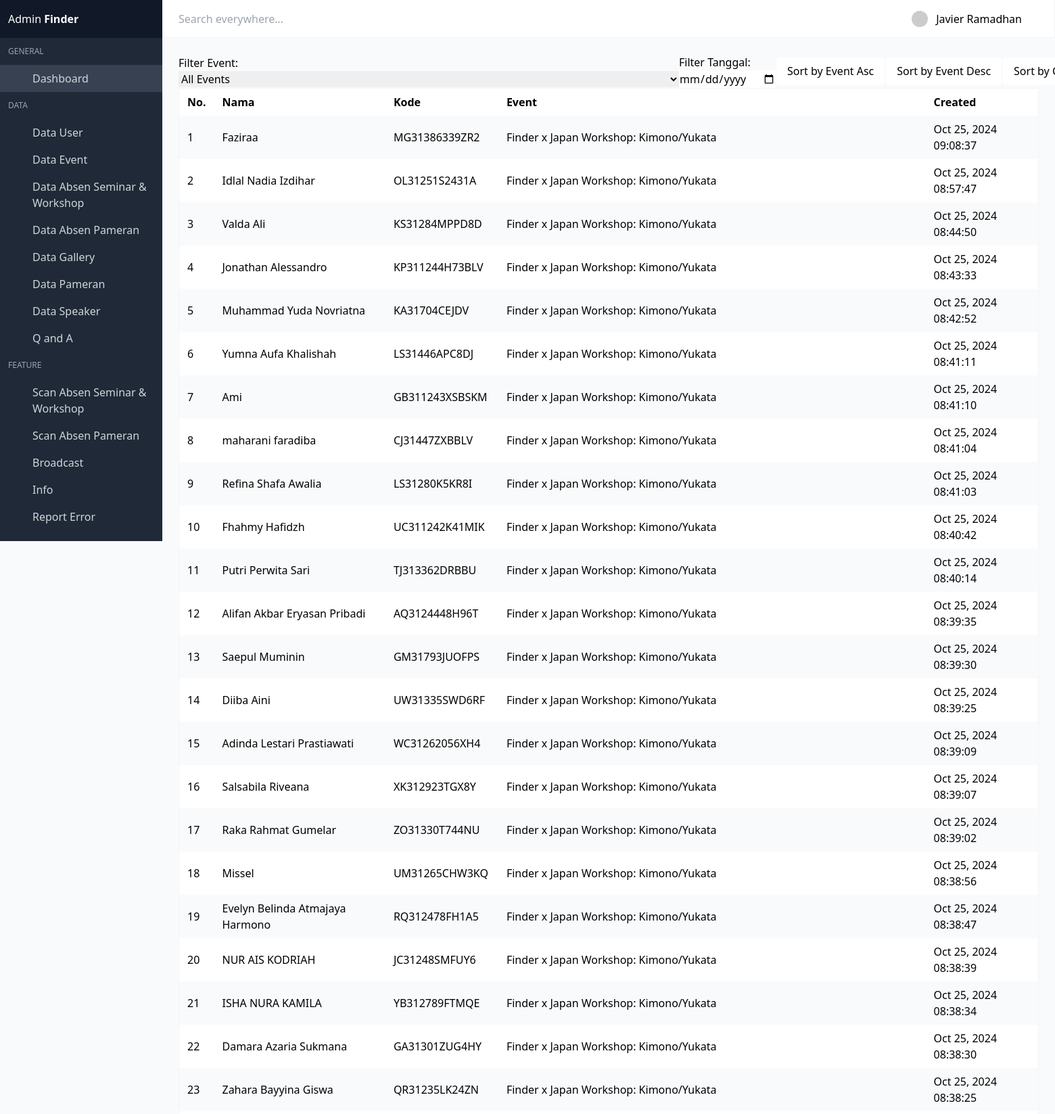
/admin-one/dist/dataabsen.php (signed in, upper part), run on the app's committed database.
### tables this page shows
CREATE TABLE `absen` (
  `id_absen` int(11) NOT NULL,
  `kode_absen` varchar(225) NOT NULL,
  `created_absen` timestamp NOT NULL DEFAULT current_timestamp() ON UPDATE current_timestamp()
);

CREATE TABLE `user` (
  `id_user` int(11) NOT NULL,
  `nama` varchar(255) NOT NULL,
  `tgl_lahir` date NOT NULL,
  `no_hp` varchar(15) NOT NULL,
  `instansi` varchar(255) NOT NULL,
  `email` varchar(255) NOT NULL,
  `password` varchar(255) NOT NULL,
  `created` timestamp NOT NULL DEFAULT current_timestamp(),
  `kode_account` varchar(11) NOT NULL
);

CREATE TABLE `tiket` (
  `id_tiket` int(11) NOT NULL,
  `id_user` int(11) NOT NULL,
  `id_event` int(11) NOT NULL,
  `tiket_code` varchar(255) NOT NULL,
  `created_tiket` timestamp NOT NULL DEFAULT current_timestamp()
);

CREATE TABLE `event` (
  `id_event` int(11) NOT NULL,
  `judul_event` varchar(255) NOT NULL,
  `speakers_event` text NOT NULL,
  `jadwal_event` date NOT NULL,
  `waktu_event` varchar(225) NOT NULL,
  `lokasi_event` text NOT NULL,
  `thumbnail_event` text NOT NULL,
  `deskripsi_event` text NOT NULL,
  `tiket_event` int(11) NOT NULL,
  `kuota` int(11) DEFAULT NULL,
  `created_event` timestamp NOT NULL DEFAULT current_timestamp(),
  `link_grup` varchar(255) DEFAULT NULL,
  `event_status` tinyint(1) DEFAULT 1,
  `show_event` tinyint(1) DEFAULT 1,
  `urutan_show` int(11) DEFAULT NULL
);

### admin-one/dist/dataabsen.php (the view, shortened to what this page needs)
<!DOCTYPE html>
<html lang="en" class="">
<head>
  <link rel="stylesheet" href="css/main.css?v=1628755089081">
</head>
<body>
  <div id="app">
    <?php include 'navbar.php'; ?>
    <section class="section main-section">
      <div class="flex items-center mb-4">
        <form action="" method="GET" class="mr-4">
          <label for="event_filter" class="mr-2">Filter Event:</label>
          <select name="event_filter" id="event_filter" onchange="this.form.submit()">
            <option value="">All Events</option>
          </select>
        </form>
        <form action="" method="GET" class="mr-4">
          <label for="date_filter" class="mr-2">Filter Tanggal:</label>
          <input type="date" name="date_filter" id="date_filter" value="<?php echo $_GET['date_filter'] ?? ''; ?>"
            onchange="this.form.submit()">
        </form>
        <a href="?sort=event_asc" class="button ml-auto">Sort by Event Asc</a>
        <a href="?sort=event_desc" class="button ml-2">Sort by Event Desc</a>
        <a href="?sort=created_asc" class="button ml-2">Sort by Created Asc</a>
      </div>
      <div class="card has-table">
        <div class="card-content">
          <?php
          $per_page = isset($_GET['per_page']) ? $_GET['per_page'] : 50;
          $current_page = isset($_GET['page']) ? $_GET['page'] : 1;
          require_once "koneksi.php";
          $koneksi = mysqli_connect($host, $username, $password, $database);
          $query = "SELECT absen.id_absen, tiket.tiket_code, event.judul_event, absen.created_absen, user.nama
                FROM absen
                INNER JOIN tiket ON absen.kode_absen = tiket.tiket_code
                INNER JOIN event ON tiket.id_event = event.id_event
                INNER JOIN user ON tiket.id_user = user.id_user";
          $sort = isset($_GET['sort']) ? $_GET['sort'] : 'created_desc';
          switch ($sort) {
            case 'created_desc':
            default:
              $query .= " ORDER BY absen.created_absen DESC";
              break;
          }
          $offset = ($current_page - 1) * $per_page;
          $query .= " LIMIT ?, ?";
          $stmt = mysqli_prepare($koneksi, $query);
          if (!empty($_GET['event_filter'])) {
            mysqli_stmt_bind_param($stmt, "sii", $_GET['event_filter'], $offset, $per_page);
          } elseif (!empty($_GET['date_filter'])) {
            mysqli_stmt_bind_param($stmt, "sii", $date_filter, $offset, $per_page);
          } else {
            mysqli_stmt_bind_param($stmt, "ii", $offset, $per_page);
          }
          mysqli_stmt_execute($stmt);
          $result = mysqli_stmt_get_result($stmt);
          if (mysqli_num_rows($result) > 0) {
            echo '<table class="min-w-full">';
            echo '<thead>';
            echo '<tr>';
            echo '<th class="text-left">No.</th>';
            echo '<th class="text-left">Nama</th>';
            echo '<th class="text-left">Kode</th>';
            echo '<th class="text-left">Event</th>';
            echo '<th class="text-left">Created</th>';
            echo '</tr>';
            echo '</thead>';
            echo '<tbody>';
            $index = $offset + 1;
            while ($row = mysqli_fetch_assoc($result)) {
              echo '<tr>';
              echo '<td>' . $index . '</td>';
              echo '<td>' . $row['nama'] . '</td>';
              echo '<td>' . $row['tiket_code'] . '</td>';
              echo '<td>' . $row['judul_event'] . '</td>';
              echo '<td>' . date('M d, Y H:i:s', strtotime($row['created_absen'])) . '</td>';
              echo '</tr>';
              $index++;
            }
            echo '</tbody>';
            echo '</table>';
          }
          ?>
        </div>
      </div>
    </section>
  </div>
  <link rel="stylesheet" href="https://cdn.materialdesignicons.com/4.9.95/css/materialdesignicons.min.css">
</body>
</html>

### admin-one/dist/navbar.php (shortened to what this page needs)
<nav id="navbar-main" class="navbar is-fixed-top">
    <div class="navbar-brand">
      <div class="navbar-item">
        <div class="control"><input placeholder="Search everywhere..." class="input"></div>
      </div>
    </div>
    <div class="navbar-menu" id="navbar-menu">
      <div class="navbar-end">
        <div class="navbar-item dropdown has-divider has-user-avatar">
          <a class="navbar-link">
            <div class="user-avatar">
              <img src="https://avatars.dicebear.com/v2/initials/john-doe.svg" alt="John Doe" class="rounded-full">
            </div>
            <div class="is-user-name"><span><?php echo $_SESSION['admin_name']; ?></span></div>
            <span class="icon"><i class="mdi mdi-chevron-down"></i></span>
          </a>
        </div>
      </div>
    </div>
  </nav>
  <aside class="aside is-placed-left is-expanded">
    <div class="aside-tools">
      <div>
        Admin <b class="font-black">Finder</b>
      </div>
    </div>
    <div class="menu is-menu-main">
      <p class="menu-label">General</p>
      <ul class="menu-list">
        <li class="active">
          <a href="index.php">
            <span class="icon"><i class="mdi mdi-desktop-mac"></i></span>
            <span class="menu-item-label">Dashboard</span>
          </a>
        </li>
      </ul>
      <p class="menu-label">Data</p>
      <ul class="menu-list">
        <li class="--set-active-tables-html">
          <a href="datauser.php">
            <span class="icon"><i class="mdi mdi-account-circle"></i></span>
            <span class="menu-item-label">Data User</span>
          </a>
        </li>
        <li class="--set-active-forms-html">
          <a href="dataevent.php">
            <span class="icon"><i class="mdi mdi-square-edit-outline"></i></span>
            <span class="menu-item-label">Data Event</span>
          </a>
        </li>
        <li class="--set-active-profile-html">
          <a href="dataabsen.php">
            <span class="icon"><i class="mdi mdi-table"></i></span>
            <span class="menu-item-label">Data Absen Seminar & Workshop</span>
          </a>
        </li>
        <li class="--set-active-profile-html">
          <a href="dataabsenpameran.php">
            <span class="icon"><i class="mdi mdi-table"></i></span>
            <span class="menu-item-label">Data Absen Pameran</span>
          </a>
        </li>
        <li class="--set-active-profile-html">
          <a href="datagallery.php">
            <span class="icon"><i class="mdi mdi-image"></i></span>
            <span class="menu-item-label">Data Gallery</span>
          </a>
        </li>
        <li class="--set-active-profile-html">
          <a href="datapameran.php">
            <span class="icon"><i class="mdi mdi-folder"></i></span>
            <span class="menu-item-label">Data Pameran</span>
          </a>
        </li>
        <li class="--set-active-profile-html">
          <a href="speakers.php">
            <span class="icon"><i class="mdi mdi-folder"></i></span>
            <span class="menu-item-label">Data Speaker</span>
          </a>
        </li>
        <li class="--set-active-profile-html">
          <a href="dataqna.php">
            <span class="icon"><i class="mdi mdi-folder"></i></span>
            <span class="menu-item-label">Q and A</span>
          </a>
        </li>
      </ul>
      <p class="menu-label">Feature</p>
      <ul class="menu-list">
        <li>
          <a href="scanabsen.php" class="has-icon">
            <span class="icon"><i class="mdi mdi-credit-card-outline"></i></span>
            <span class="menu-item-label">Scan Absen Seminar & Workshop</span>
          </a>
        </li>
        <li>
          <a href="scanabsenpameran.php" class="has-icon">
            <span class="icon"><i class="mdi mdi-credit-card-outline"></i></span>
            <span class="menu-item-label">Scan Absen Pameran</span>
          </a>
        </li>
        <li>
          <a href="broadcasts.php" class="has-icon">
            <span class="icon"><i class="mdi mdi-square-edit-outline"></i></span>
            <span class="menu-item-label">Broadcast</span>
          </a>
        </li>
        <li>
          <a href="information.php" class="has-icon">
            <span class="icon"><i class="mdi mdi-information"></i></span>
            <span class="menu-item-label">Info</span>
          </a>
        </li>
        <li>
          <a href="https://wa.me/6282385541846?text=Halo!%20Terjadi%20error%20pada%20website%20Finder." class="has-icon" target="_blank">
            <span class="icon"><i class="mdi mdi-whatsapp"></i></span>
            <span class="menu-item-label">Report Error</span>
          </a>
        </li>
      </ul>
    </div>
  </aside>

### data on the page
absen: user.nama "Faziraa", tiket.tiket_code "MG31386339ZR2", event.judul_event "Finder x Japan Workshop: Kimono/Yukata", created_absen "Oct 25, 2024 09:08:37"
absen: user.nama "Idlal Nadia Izdihar", tiket.tiket_code "OL31251S2431A", event.judul_event "Finder x Japan Workshop: Kimono/Yukata", created_absen "Oct 25, 2024 08:57:47"
absen: user.nama "Valda Ali", tiket.tiket_code "KS31284MPPD8D", event.judul_event "Finder x Japan Workshop: Kimono/Yukata", created_absen "Oct 25, 2024 08:44:50"
absen: user.nama "Jonathan Alessandro", tiket.tiket_code "KP311244H73BLV", event.judul_event "Finder x Japan Workshop: Kimono/Yukata", created_absen "Oct 25, 2024 08:43:33"
absen: user.nama "Muhammad Yuda Novriatna", tiket.tiket_code "KA31704CEJDV", event.judul_event "Finder x Japan Workshop: Kimono/Yukata", created_absen "Oct 25, 2024 08:42:52"
absen: user.nama "Yumna Aufa Khalishah", tiket.tiket_code "LS31446APC8DJ", event.judul_event "Finder x Japan Workshop: Kimono/Yukata", created_absen "Oct 25, 2024 08:41:11"
absen: user.nama "Ami", tiket.tiket_code "GB311243XSBSKM", event.judul_event "Finder x Japan Workshop: Kimono/Yukata", created_absen "Oct 25, 2024 08:41:10"
absen: user.nama "maharani faradiba", tiket.tiket_code "CJ31447ZXBBLV", event.judul_event "Finder x Japan Workshop: Kimono/Yukata", created_absen "Oct 25, 2024 08:41:04"
absen: user.nama "Refina Shafa Awalia", tiket.tiket_code "LS31280K5KR8I", event.judul_event "Finder x Japan Workshop: Kimono/Yukata", created_absen "Oct 25, 2024 08:41:03"
absen: user.nama "Fhahmy Hafidzh", tiket.tiket_code "UC311242K41MIK", event.judul_event "Finder x Japan Workshop: Kimono/Yukata", created_absen "Oct 25, 2024 08:40:42"
absen: user.nama "Putri Perwita Sari", tiket.tiket_code "TJ313362DRBBU", event.judul_event "Finder x Japan Workshop: Kimono/Yukata", created_absen "Oct 25, 2024 08:40:14"
absen: user.nama "Alifan Akbar Eryasan Pribadi", tiket.tiket_code "AQ3124448H96T", event.judul_event "Finder x Japan Workshop: Kimono/Yukata", created_absen "Oct 25, 2024 08:39:35"
absen: user.nama "Saepul Muminin", tiket.tiket_code "GM31793JUOFPS", event.judul_event "Finder x Japan Workshop: Kimono/Yukata", created_absen "Oct 25, 2024 08:39:30"
absen: user.nama "Diiba Aini", tiket.tiket_code "UW31335SWD6RF", event.judul_event "Finder x Japan Workshop: Kimono/Yukata", created_absen "Oct 25, 2024 08:39:25"
absen: user.nama "Adinda Lestari Prastiawati", tiket.tiket_code "WC31262056XH4", event.judul_event "Finder x Japan Workshop: Kimono/Yukata", created_absen "Oct 25, 2024 08:39:09"
absen: user.nama "Salsabila Riveana", tiket.tiket_code "XK312923TGX8Y", event.judul_event "Finder x Japan Workshop: Kimono/Yukata", created_absen "Oct 25, 2024 08:39:07"
absen: user.nama "Raka Rahmat Gumelar", tiket.tiket_code "ZO31330T744NU", event.judul_event "Finder x Japan Workshop: Kimono/Yukata", created_absen "Oct 25, 2024 08:39:02"
absen: user.nama "Missel", tiket.tiket_code "UM31265CHW3KQ", event.judul_event "Finder x Japan Workshop: Kimono/Yukata", created_absen "Oct 25, 2024 08:38:56"
absen: user.nama "Evelyn Belinda Atmajaya Harmono", tiket.tiket_code "RQ312478FH1A5", event.judul_event "Finder x Japan Workshop: Kimono/Yukata", created_absen "Oct 25, 2024 08:38:47"
absen: user.nama "NUR AIS KODRIAH", tiket.tiket_code "JC31248SMFUY6", event.judul_event "Finder x Japan Workshop: Kimono/Yukata", created_absen "Oct 25, 2024 08:38:39"
absen: user.nama "ISHA NURA KAMILA", tiket.tiket_code "YB312789FTMQE", event.judul_event "Finder x Japan Workshop: Kimono/Yukata", created_absen "Oct 25, 2024 08:38:34"
absen: user.nama "Damara Azaria Sukmana", tiket.tiket_code "GA31301ZUG4HY", event.judul_event "Finder x Japan Workshop: Kimono/Yukata", created_absen "Oct 25, 2024 08:38:30"
absen: user.nama "Zahara Bayyina Giswa", tiket.tiket_code "QR31235LK24ZN", event.judul_event "Finder x Japan Workshop: Kimono/Yukata", created_absen "Oct 25, 2024 08:38:25"

### other printed values
$_SESSION['admin_name'] "Javier Ramadhan"
